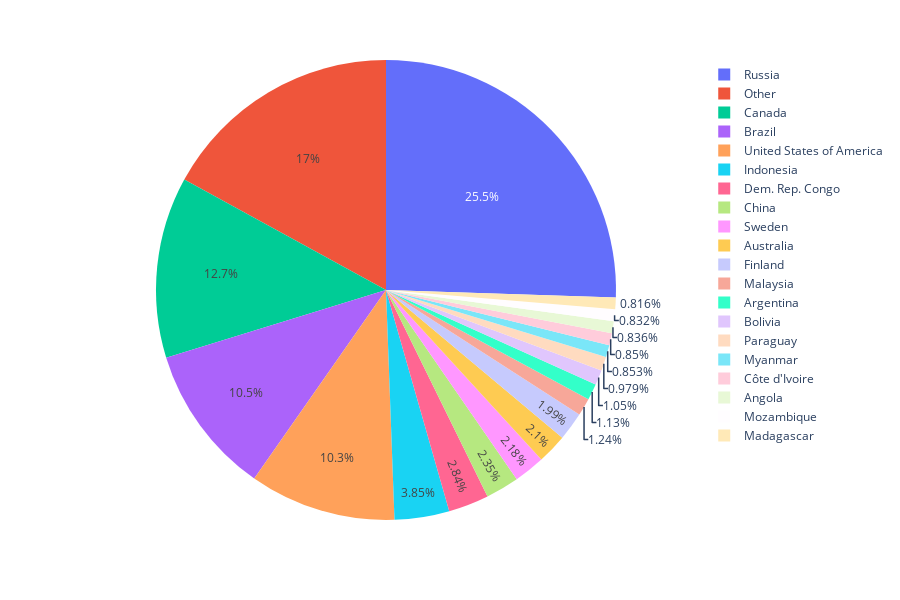

Write notebook code for a chart like this one.
### Markdown cell above
Create a bar chart to visualize the forest loss area by country.

### Code cell
geemap.pie_chart('exports/treeloss.csv', names='NAME', values='sum', max_rows=20, height=600)

### Figure 1 — Plotly figure (JSON) as saved in the notebook; plotly's stock layout.template omitted (floating-point values rounded to 4 significant figures; data arrays with more than 128 entries replaced by an {"elided": "..."} marker saying what was removed)
{"data": [{"domain": {"x": [0, 1], "y": [0, 1]}, "hovertemplate": "NAME=%{label}<br>sum=%{value}<extra></extra>", "labels": {"elided": "176 str values"}, "legendgroup": "", "name": "", "showlegend": true, "type": "pie", "values": {"elided": "176 float values"}}], "layout": {"height": 600, "legend": {"tracegroupgap": 0}, "margin": {"t": 60}}}
